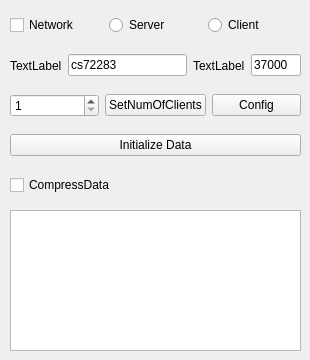
    <widget class="QWidget" name="tab_3">
     <attribute name="title">
      <string>Network</string>
     </attribute>
     <widget class="QWidget" name="horizontalLayoutWidget_12">
      <property name="geometry">
       <rect>
        <x>10</x>
        <y>10</y>
        <width>291</width>
        <height>31</height>
       </rect>
      </property>
      <layout class="QHBoxLayout" name="horizontalLayout_12">
       <item>
        <widget class="QCheckBox" name="checkBox_Network">
         <property name="text">
          <string>Network</string>
         </property>
        </widget>
       </item>
       <item>
        <widget class="QRadioButton" name="radioButton_Server">
         <property name="text">
          <string>Server</string>
         </property>
        </widget>
       </item>
       <item>
        <widget class="QRadioButton" name="radioButton_Client">
         <property name="text">
          <string>Client</string>
         </property>
        </widget>
       </item>
      </layout>
     </widget>
     <widget class="QWidget" name="horizontalLayoutWidget_13">
      <property name="geometry">
       <rect>
        <x>10</x>
        <y>90</y>
        <width>291</width>
        <height>31</height>
       </rect>
      </property>
      <layout class="QHBoxLayout" name="horizontalLayout_13">
       <item>
        <widget class="QSpinBox" name="spinBox_NumClients">
         <property name="minimum">
          <number>1</number>
         </property>
         <property name="value">
          <number>1</number>
         </property>
        </widget>
       </item>
       <item>
        <widget class="QPushButton" name="pushButton_setNumOfClients">
         <property name="text">
          <string>SetNumOfClients</string>
         </property>
        </widget>
       </item>
       <item>
        <widget class="QPushButton" name="pushButton_configNetwork">
         <property name="text">
          <string>Config</string>
         </property>
        </widget>
       </item>
      </layout>
     </widget>
     <widget class="QListWidget" name="listWidget_Status">
      <property name="geometry">
       <rect>
        <x>10</x>
        <y>210</y>
        <width>291</width>
        <height>141</height>
       </rect>
      </property>
     </widget>
     <widget class="QWidget" name="horizontalLayoutWidget_14">
      <property name="geometry">
       <rect>
        <x>10</x>
        <y>50</y>
        <width>291</width>
        <height>31</height>
       </rect>
      </property>
      <layout class="QHBoxLayout" name="horizontalLayout_14">
       <item>
        <widget class="QLabel" name="label_9">
         <property name="text">
          <string>TextLabel</string>
         </property>
        </widget>
       </item>
       <item>
        <widget class="QLineEdit" name="lineEdit_IP">
         <property name="text">
          <string>cs72283</string>
         </property>
        </widget>
       </item>
       <item>
        <widget class="QLabel" name="label_10">
         <property name="text">
          <string>TextLabel</string>
         </property>
        </widget>
       </item>
       <item>
        <widget class="QLineEdit" name="lineEdit_Port">
         <property name="maximumSize">
          <size>
           <width>50</width>
           <height>16777215</height>
          </size>
         </property>
         <property name="baseSize">
          <size>
           <width>0</width>
           <height>0</height>
          </size>
         </property>
         <property name="text">
          <string>37000</string>
         </property>
        </widget>
       </item>
      </layout>
     </widget>
     <widget class="QWidget" name="horizontalLayoutWidget_18">
      <property name="geometry">
       <rect>
        <x>10</x>
        <y>130</y>
        <width>291</width>
        <height>31</height>
       </rect>
      </property>
      <layout class="QHBoxLayout" name="horizontalLayout_18">
       <item>
        <widget class="QPushButton" name="pushButton_dataFirst">
         <property name="text">
          <string>Initialize Data</string>
         </property>
        </widget>
       </item>
      </layout>
     </widget>
     <widget class="QWidget" name="horizontalLayoutWidget_21">
      <property name="geometry">
       <rect>
        <x>10</x>
        <y>170</y>
        <width>291</width>
        <height>31</height>
       </rect>
      </property>
      <layout class="QHBoxLayout" name="horizontalLayout_21">
       <item>
        <widget class="QCheckBox" name="checkBox_isCompressed">
         <property name="text">
          <string>CompressData</string>
         </property>
        </widget>
       </item>
      </layout>
     </widget>
    </widget>
